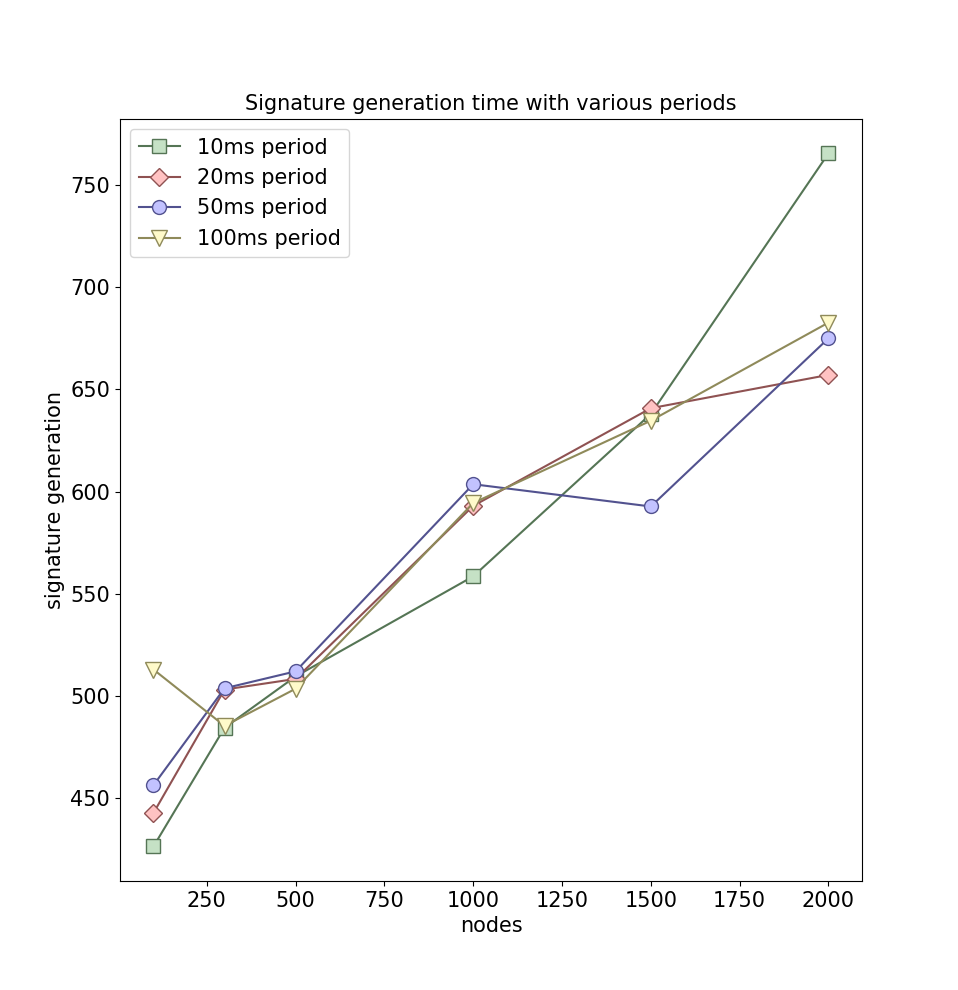

Python code for this plot:
#!/usr/bin/env python

## This script generate the graphs that compares handel signature generation with different periods
##
import sys
from lib import *

import pandas as pd
import matplotlib.pyplot as plt

column = "sigen_wall_avg"

files = {}
for p in [10,20,50,100]:
    f = "csv/handel_2000_%dperiod_25fail_99thr.csv" % p
    files[f] = "%dms period" % p

datas = read_datafiles(files)


for f,v in datas.items():
    x = v["totalNbOfNodes"]
    y = v[column].map(lambda x: x * 1000)
    print("file %s -> %d data points on %s" % (f,len(y),column))
    label = files[f]
    if label == "":
        label = input("Label for file %s: " % f)

    plot(x,y,"-",label,allColors.popleft())

plt.legend(fontsize=fs_label)
plt.ylabel("signature generation",fontsize=fs_label)
plt.xlabel("nodes",fontsize=fs_label)
plt.title("Signature generation time with various periods",fontsize=fs_label)
# plt.yscale('log')
plt.show()
